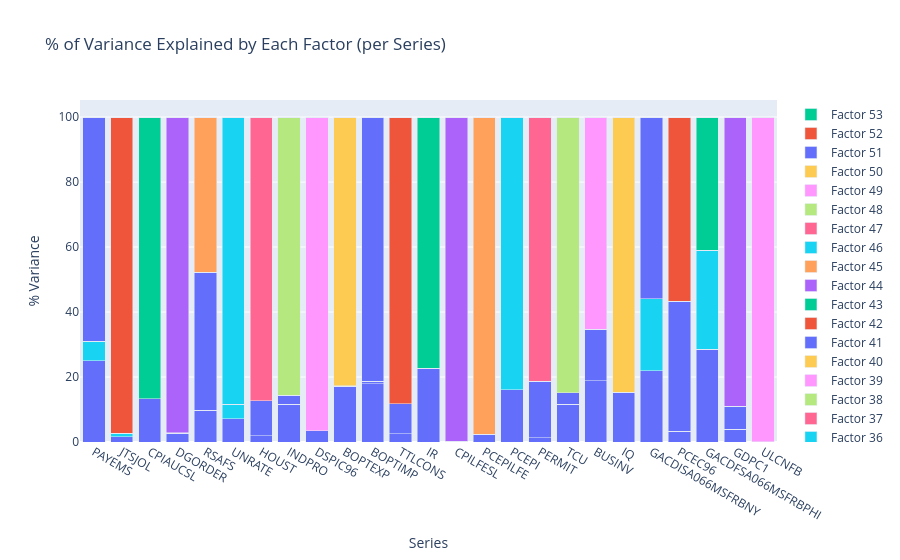
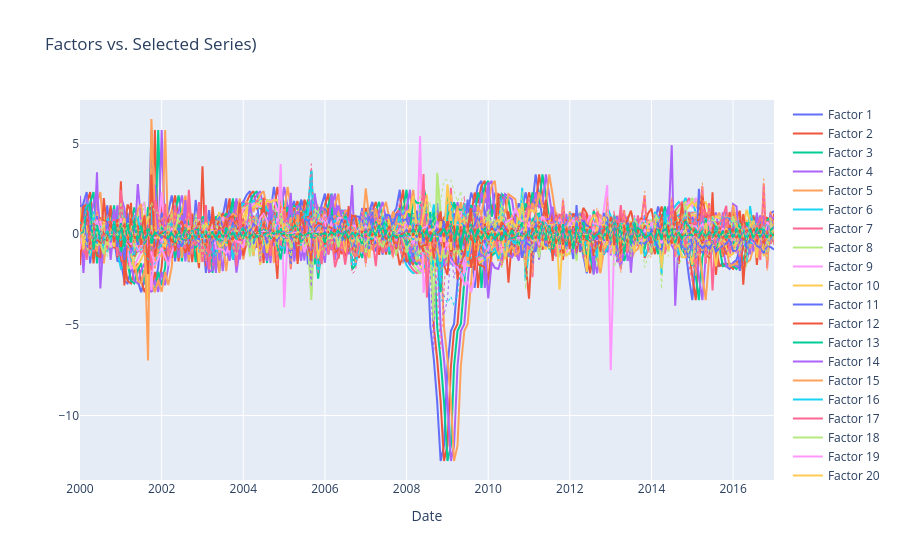
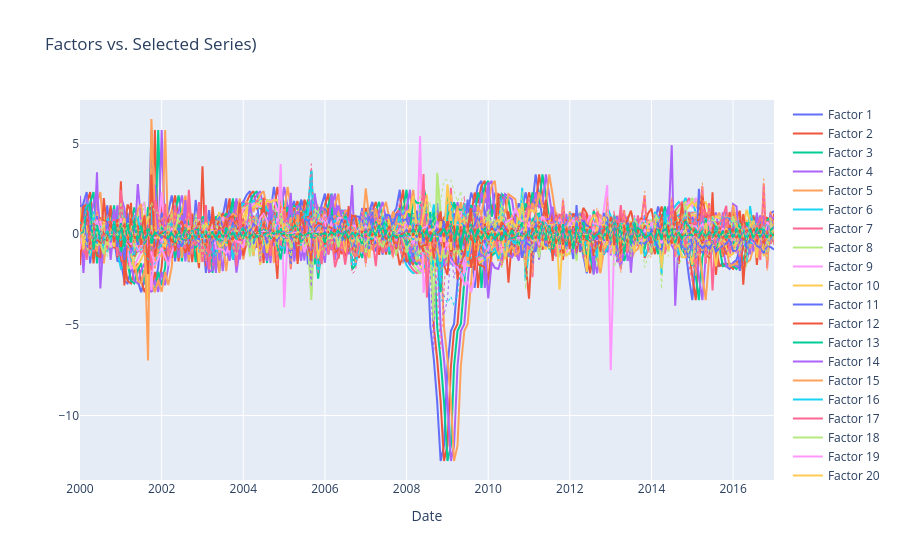

The notebook cell saved with these charts, in order:
### Markdown cell above
### Factor Impacts & Loading Matrices
Deconstruct how heavily each component block (Global, Real, Labor, Soft) influenced the macroeconomic unobserved factors mathematically.

### Code cell
plot_factor_contribution(ResObject, show=SHOW)

# Plot specified highly tracked series
plot_factors_with_series(ResObject, Time, opt.plot1_series, show=SHOW)
